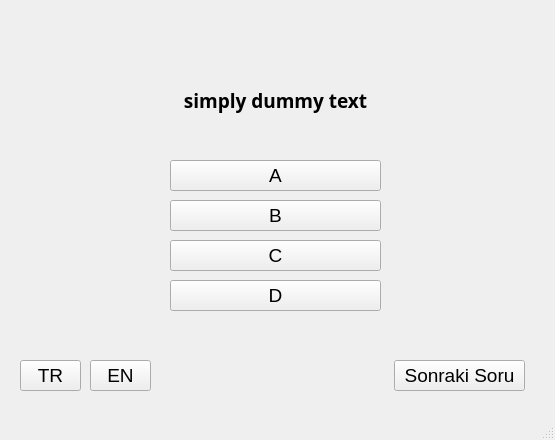
<?xml version="1.0" encoding="UTF-8"?>
<ui version="4.0">
 <class>MainWindow</class>
 <widget class="QMainWindow" name="MainWindow">
  <property name="geometry">
   <rect>
    <x>0</x>
    <y>0</y>
    <width>555</width>
    <height>440</height>
   </rect>
  </property>
  <property name="windowTitle">
   <string>MainWindow</string>
  </property>
  <widget class="QWidget" name="centralwidget">
   <widget class="QLabel" name="soruLabel">
    <property name="geometry">
     <rect>
      <x>160</x>
      <y>70</y>
      <width>231</width>
      <height>61</height>
     </rect>
    </property>
    <property name="font">
     <font>
      <family>Yu Gothic Medium</family>
      <pointsize>14</pointsize>
      <weight>75</weight>
      <bold>true</bold>
     </font>
    </property>
    <property name="layoutDirection">
     <enum>Qt::LeftToRight</enum>
    </property>
    <property name="text">
     <string>simply dummy text</string>
    </property>
    <property name="alignment">
     <set>Qt::AlignCenter</set>
    </property>
   </widget>
   <widget class="QPushButton" name="aButton">
    <property name="geometry">
     <rect>
      <x>170</x>
      <y>160</y>
      <width>211</width>
      <height>31</height>
     </rect>
    </property>
    <property name="font">
     <font>
      <pointsize>14</pointsize>
     </font>
    </property>
    <property name="text">
     <string>A</string>
    </property>
   </widget>
   <widget class="QPushButton" name="bButton">
    <property name="geometry">
     <rect>
      <x>170</x>
      <y>200</y>
      <width>211</width>
      <height>31</height>
     </rect>
    </property>
    <property name="font">
     <font>
      <pointsize>14</pointsize>
     </font>
    </property>
    <property name="text">
     <string>B</string>
    </property>
   </widget>
   <widget class="QPushButton" name="cButton">
    <property name="geometry">
     <rect>
      <x>170</x>
      <y>240</y>
      <width>211</width>
      <height>31</height>
     </rect>
    </property>
    <property name="font">
     <font>
      <pointsize>14</pointsize>
     </font>
    </property>
    <property name="text">
     <string>C</string>
    </property>
   </widget>
   <widget class="QPushButton" name="pushButton_4">
    <property name="geometry">
     <rect>
      <x>170</x>
      <y>280</y>
      <width>211</width>
      <height>31</height>
     </rect>
    </property>
    <property name="font">
     <font>
      <pointsize>14</pointsize>
     </font>
    </property>
    <property name="text">
     <string>D</string>
    </property>
   </widget>
   <widget class="QPushButton" name="pushButton">
    <property name="geometry">
     <rect>
      <x>394</x>
      <y>360</y>
      <width>131</width>
      <height>31</height>
     </rect>
    </property>
    <property name="font">
     <font>
      <pointsize>14</pointsize>
     </font>
    </property>
    <property name="text">
     <string>Sonraki Soru</string>
    </property>
   </widget>
   <widget class="QPushButton" name="pushButton_2">
    <property name="geometry">
     <rect>
      <x>20</x>
      <y>360</y>
      <width>61</width>
      <height>31</height>
     </rect>
    </property>
    <property name="font">
     <font>
      <pointsize>14</pointsize>
     </font>
    </property>
    <property name="text">
     <string>TR</string>
    </property>
   </widget>
   <widget class="QPushButton" name="pushButton_3">
    <property name="geometry">
     <rect>
      <x>90</x>
      <y>360</y>
      <width>61</width>
      <height>31</height>
     </rect>
    </property>
    <property name="font">
     <font>
      <pointsize>14</pointsize>
     </font>
    </property>
    <property name="text">
     <string>EN</string>
    </property>
   </widget>
  </widget>
  <widget class="QStatusBar" name="statusbar"/>
 </widget>
 <resources/>
 <connections/>
</ui>
